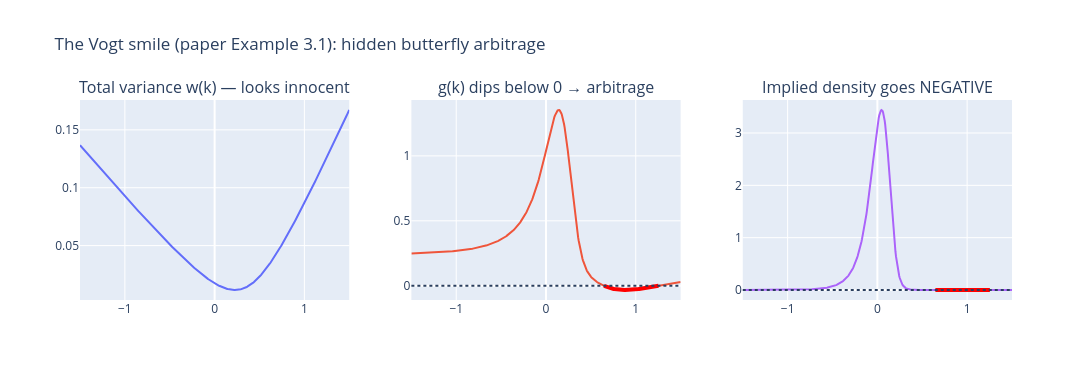

Here is the notebook cell this chart was saved with:
### Markdown cell above
## 2. Static arbitrage in practice

**Butterfly** (Lemma 2.2): a slice is butterfly-arbitrage-free iff (i) $g(k)\ge0$ for all $k$ **and** (ii) $\lim_{k\to\infty}d_+(k)=-\infty$ — for raw SVI, (ii) is the wing-slope condition $b(1+|\rho|)<2$ (Lee's bound).

**Calendar** (Def. 5.1): two slices must not cross; the *crossedness* measures how much the shorter slice exceeds the longer one.

We demonstrate both on the **Vogt smile** — a perfectly innocent-looking slice hiding a negative density.

### Code cell
def svi_butterfly_ok(params, k_lo=-2.0, k_hi=2.0, n=800):
    k = np.linspace(k_lo, k_hi, n)
    g = durrleman_g(k, svi_raw(k, **params), svi_prime(k, **params), svi_double(k, **params))
    wings_ok = (params["b"] * (1 + params["rho"]) < 2) and (params["b"] * (1 - params["rho"]) < 2)
    return float(g.min()), bool(wings_ok)

def crossedness(p_short, p_long, k_lo=-1.5, k_hi=1.5, n=400):
    k = np.linspace(k_lo, k_hi, n)
    return float(max(0.0, (svi_raw(k, **p_short) - svi_raw(k, **p_long)).max()))

def risk_neutral_density(k, params):
    w = svi_raw(k, **params); wp = svi_prime(k, **params); wpp = svi_double(k, **params)
    g = durrleman_g(k, w, wp, wpp)
    dm = -k / np.sqrt(w) - np.sqrt(w) / 2
    return g / np.sqrt(2 * np.pi * w) * np.exp(-0.5 * dm ** 2), g

ming, wok = svi_butterfly_ok(vogt)
print(f"Vogt: min g = {ming:.4f} ({'OK' if ming >= 0 else 'BUTTERFLY ARBITRAGE'}), wing slopes < 2: {wok}")

kk = np.linspace(-1.5, 1.5, 500)
dens, g = risk_neutral_density(kk, vogt)
fig = make_subplots(rows=1, cols=3, subplot_titles=(
    "Total variance w(k) — looks innocent", "g(k) dips below 0 → arbitrage", "Implied density goes NEGATIVE"))
fig.add_trace(go.Scatter(x=kk, y=svi_raw(kk, **vogt), name="w(k)"), 1, 1)
fig.add_trace(go.Scatter(x=kk, y=g, name="g(k)"), 1, 2)
fig.add_trace(go.Scatter(x=kk, y=np.where(g < 0, g, np.nan), mode="lines",
                         line=dict(color="red", width=4), name="g<0"), 1, 2)
fig.add_hline(y=0, line_dash="dot", row=1, col=2)
fig.add_trace(go.Scatter(x=kk, y=dens, name="density"), 1, 3)
fig.add_trace(go.Scatter(x=kk, y=np.where(dens < 0, dens, np.nan), mode="lines",
                         line=dict(color="red", width=4), name="p<0"), 1, 3)
fig.add_hline(y=0, line_dash="dot", row=1, col=3)
fig.update_layout(width=1100, height=380, showlegend=False,
                  title="The Vogt smile (paper Example 3.1): hidden butterfly arbitrage")
fig.show()

### Figure 1 — Plotly figure (JSON) as saved in the notebook; plotly's stock layout.template omitted (floating-point values rounded to 4 significant figures; data arrays with more than 128 entries replaced by an {"elided": "..."} marker saying what was removed)
{"data": [{"name": "w(k)", "type": "scatter", "x": {"elided": "500 float values"}, "xaxis": "x", "y": {"elided": "500 float values"}, "yaxis": "y"}, {"name": "g(k)", "type": "scatter", "x": {"elided": "500 float values"}, "xaxis": "x2", "y": {"elided": "500 float values"}, "yaxis": "y2"}, {"line": {"color": "red", "width": 4}, "mode": "lines", "name": "g<0", "type": "scatter", "x": {"elided": "500 float values"}, "xaxis": "x2", "y": {"elided": "500 float values"}, "yaxis": "y2"}, {"name": "density", "type": "scatter", "x": {"elided": "500 float values"}, "xaxis": "x3", "y": {"elided": "500 float values"}, "yaxis": "y3"}, {"line": {"color": "red", "width": 4}, "mode": "lines", "name": "p<0", "type": "scatter", "x": {"elided": "500 float values"}, "xaxis": "x3", "y": {"elided": "500 float values"}, "yaxis": "y3"}], "layout": {"annotations": [{"font": {"size": 16}, "showarrow": false, "text": "Total variance w(k) — looks innocent", "x": 0.1444, "xanchor": "center", "xref": "paper", "y": 1, "yanchor": "bottom", "yref": "paper"}, {"font": {"size": 16}, "showarrow": false, "text": "g(k) dips below 0 → arbitrage", "x": 0.5, "xanchor": "center", "xref": "paper", "y": 1, "yanchor": "bottom", "yref": "paper"}, {"font": {"size": 16}, "showarrow": false, "text": "Implied density goes NEGATIVE", "x": 0.8556, "xanchor": "center", "xref": "paper", "y": 1, "yanchor": "bottom", "yref": "paper"}], "height": 380, "shapes": [{"line": {"dash": "dot"}, "type": "line", "x0": 0, "x1": 1, "xref": "x2 domain", "y0": 0, "y1": 0, "yref": "y2"}, {"line": {"dash": "dot"}, "type": "line", "x0": 0, "x1": 1, "xref": "x3 domain", "y0": 0, "y1": 0, "yref": "y3"}], "showlegend": false, "title": {"text": "The Vogt smile (paper Example 3.1): hidden butterfly arbitrage"}, "width": 1100, "xaxis": {"anchor": "y", "domain": [0, 0.2889]}, "xaxis2": {"anchor": "y2", "domain": [0.3556, 0.6444]}, "xaxis3": {"anchor": "y3", "domain": [0.7111, 1]}, "yaxis": {"anchor": "x", "domain": [0, 1]}, "yaxis2": {"anchor": "x2", "domain": [0, 1]}, "yaxis3": {"anchor": "x3", "domain": [0, 1]}}}
